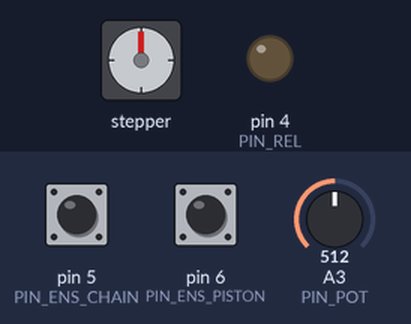
Recording of a sketch running on a simulated Arduino Uno, built with avr-gcc and run on an emulated ATmega328P. Parts: stepper motor, output pins drawn as LEDs (lit = HIGH). The test bench sets the inputs (shaded band); at power-on: pin 5 (PIN_ENS_CHAIN) HIGH, A3 (PIN_POT) = 512, pin 6 (PIN_ENS_PISTON) HIGH. Stepper angles assume 200 steps per turn.

Above: at 1.2 s.
1.3 s: pin 5 (PIN_ENS_CHAIN) pulled LOW for 3.2 s
At 5.3 s:
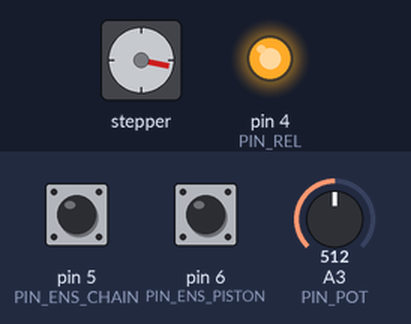
6.2 s: A3 (PIN_POT) set to 76
9.2 s: A3 (PIN_POT) set to 62
At 10.2 s:
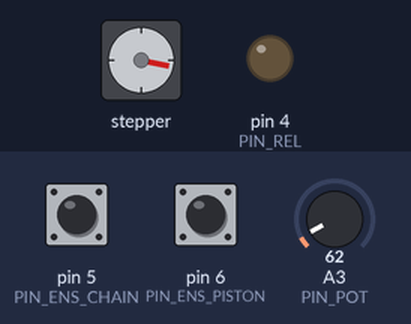
12.2 s: pin 5 (PIN_ENS_CHAIN) pulled LOW for 1 s
At 14.3 s:
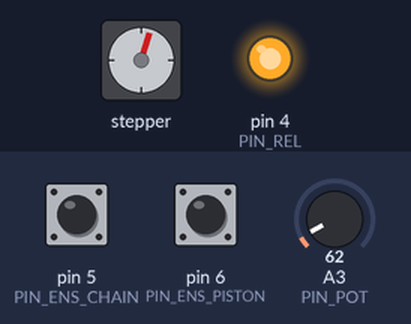
16.2 s: pin 6 (PIN_ENS_PISTON) pulled LOW for 3.2 s
At 18.8 s:
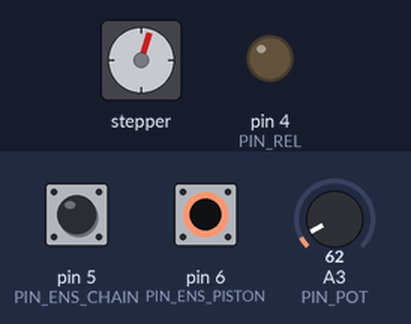
22.4 s: pin 5 (PIN_ENS_CHAIN) pulled LOW for 1 s
Timing chart, 0 to 32.5 s (numbered marks = the images above; inputs shaded):
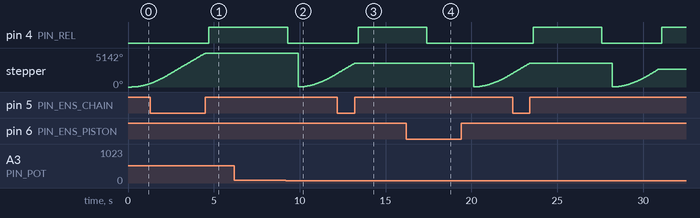

The sketch:

Vypalovacka.ino
```cpp
#include <Arduino.h>
#include "Pinmap.h"
#include <avr/wdt.h>
#include "AccelStepper.h"
#include "limits.h"

//#define DEBUG
#define RELEASE

#define DISTANCE_FROM_SWITCH 1500

void pinConfig();
void wdtConfig();

AccelStepper motor(AccelStepper::DRIVER, PIN_MTR_STP, PIN_MTR_DIR);
int state = 0;
unsigned long timerStart = 0;
unsigned long fireTime = 0;

void setup()
{
#ifdef DEBUG
  Serial.begin(115200);
  Serial.println("START");
#endif

  pinConfig();
  wdtConfig();

  motor.setPinsInverted(false, false, false); //dir, step, en
  motor.setAcceleration(500.0);
  motor.setMaxSpeed(1000.0);
}

void loop()
{
  //cte potenciometr v rozsahu sekund 0-100
  fireTime = map(analogRead(PIN_POT), 0, 1023, 1, 60) * 1000;

#ifdef DEBUG
  Serial.print("Spinac pist: ");
  Serial.println(digitalRead(PIN_ENS_PISTON));
  Serial.print("Spinac retez: ");
  Serial.println(digitalRead(PIN_ENS_CHAIN));
  Serial.print("Analog: ");
  Serial.println(analogRead(PIN_POT));
  Serial.print("Potenciometr: ");
  Serial.println(fireTime);
#endif
  Serial.print("Case: ");
  Serial.println(state);

  switch (state)
  {
    case 0:
      //pokud je píst venku vypni relé jinak přeskoč
      if (digitalRead(PIN_ENS_PISTON) == 0) {
        digitalWrite(PIN_REL, LOW);
        delay(500); //počkej na píst
      }
      else
        state++;
      break;
    case 1:
      //pokud není sepnut spínač řetězu popojeď
      motor.setCurrentPosition(0);
      motor.moveTo(LONG_MAX);
      while ((motor.currentPosition() < DISTANCE_FROM_SWITCH) || (digitalRead(PIN_ENS_CHAIN) == 0))
      {
        wdt_reset();
        motor.run();
      }
      state++;
      break;
    case 2:
      //set timer
      digitalWrite(PIN_REL, HIGH);
      timerStart = millis();
      state++;
      break;
    case 3:
      //wait for timer
      if ((millis() - timerStart) >= fireTime)
      {
        digitalWrite(PIN_REL, LOW);
        state++;
      }
      break;
    default:
      state = 0;
      break;
  }
  delay(200);
  wdt_reset();
}

void pinConfig()
{
  pinMode(PIN_ENS_CHAIN, INPUT_PULLUP);
  digitalWrite(PIN_ENS_CHAIN, HIGH);
  pinMode(PIN_ENS_PISTON, INPUT_PULLUP);
  digitalWrite(PIN_ENS_PISTON, HIGH);

  pinMode(PIN_MTR_DIR, OUTPUT);
  digitalWrite(PIN_MTR_DIR, LOW);
  pinMode(PIN_MTR_STP, OUTPUT);
  digitalWrite(PIN_MTR_STP, LOW);

  pinMode(PIN_REL, OUTPUT);
  digitalWrite(PIN_REL, LOW);
}

void wdtConfig()
{
  wdt_enable(WDTO_4S);
}

/*
  enableOutputs()/disableOutputs() zapne vypne piny (přepne do low)
  currentPosition() vrací aktuální pozici
  targetPosition()  vrací hodnotu cílové pozice
  maxSpeed()        vrací hodnotu max rychlosti
  speed()           vrací hodnotu nastavené rychlosti
  distanceToGo()    vrací rozdíl aktuální a cílové hodnoty
  isRunning()       vrací informaci zda motor zrovna běží

  stop()            nastaví cílovou pozici tak aby motor zastavil
  move()            nastaví cílovou pozici relativně k současné
  moveTo()          nastaví cílovou pozici absolutne
  run()             udělá krok k cílové pozici, s akcelerací
  runSpeed()        udělá krok k cílové pozici, bez akcelerace
  runToPosition()      běž na pozici, s akcelerací, blokuje
  runSpeedToPosition() běž na pozici, bez akcelerace, blokuje
  runToNewPosition()   běž na novou pozici, s akcelerací, (absolutně?) blokuje

  setAcceleration()    nastaví zrychlení, krok za sekundu na druhou
  setSpeed()           nastaví rychlost, kroků za sekundu (max 1000), 0.00027777 = krok za hodinu
  setCurrentPosition() nastaví současnou pozici na 0 (home)
  setMaxSpeed()        nastaví maximální rychlost po akceleraci
*/
```

Pinmap.h
```cpp
#ifndef PINMAP
#define PINMAP

#define PIN_REL 4
#define PIN_ENS_PISTON 6
#define PIN_ENS_CHAIN 5
#define PIN_MTR_STP 2
#define PIN_MTR_DIR 3
#define PIN_POT A3

#endif
```

Measured:
- the behaviour switches between 70 and 69 on A3 (PIN_POT) (found by bisection; images 1 and 2)
- after the input at 1.3 s, pin 4 (PIN_REL): LOW → HIGH after 3.4 s instead of 1.8 s
- after the input at 6.2 s, every drawn part: stays the same
- after the input at 9.2 s, pin 4 (PIN_REL): HIGH → LOW after 0.11 s instead of 0.51 s
- after the input at 12.2 s, pin 4 (PIN_REL): LOW → HIGH after 1.2 s instead of 0.59 s
- after the input at 16.2 s, pin 4 (PIN_REL): goes on until 17.4 s, then stays LOW
